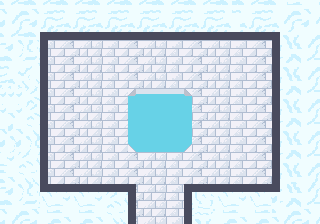

This is a level from a 2D game, rendered from its Tiled map with the project's own tilesets. A one-line summary and the map file follow, with tile-layer data summarised:
An orthogonal 40x28 tile map with 8x8 px tiles, 3 tile layers (gfx, walls, holes) and 3 objects (2x Enemy, Item).

<map version="1.10" tiledversion="1.10.2" orientation="orthogonal" renderorder="right-down" width="40" height="28" tilewidth="8" tileheight="8" infinite="0" nextlayerid="5" nextobjectid="11">
 <tileset firstgid="1" source="sky-temple.tsx" />
 <layer id="1" name="gfx" width="40" height="28">
  <data>[1120 cells, 1120 non-empty, 163 distinct tile ids]</data>
 </layer>
 <layer id="2" name="walls" width="40" height="28">
  <data>[1120 cells, 98 non-empty, 1 distinct tile ids]</data>
 </layer>
 <layer id="3" name="holes" width="40" height="28">
  <data>[1120 cells, 54 non-empty, 1 distinct tile ids]</data>
 </layer>
 <objectgroup id="4" name="objs">
  <object id="6" name="HeartItem" type="Item" x="90.75" y="121.75">
   <point />
  </object>
  <object id="7" name="Archer" type="Enemy" x="240" y="120">
   <properties>
    <property name="flags" type="int" value="1" />
    <property name="health" type="int" value="2" />
   </properties>
   <point />
  </object>
  <object id="8" name="Archer" type="Enemy" x="160" y="64">
   <properties>
    <property name="walk" value="L120,R120" />
   </properties>
   <point />
  </object>
 </objectgroup>
</map>
